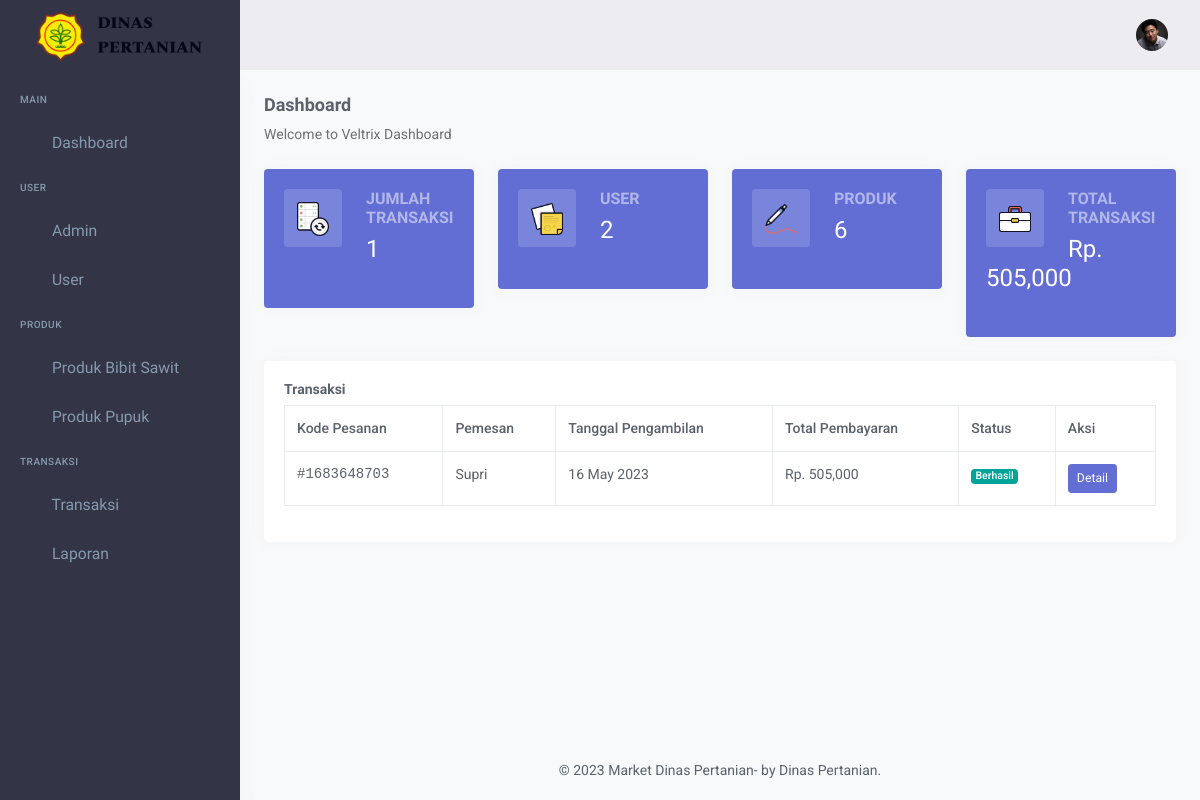
Screenshot of /index.php/admin/dashboard with the database file from the repository.
### tables this page shows
CREATE TABLE `transaksi` (
  `id` int(11) NOT NULL,
  `kode_pesanan` bigint(25) NOT NULL,
  `id_user` int(11) NOT NULL,
  `tgl_pengambilan` date NOT NULL,
  `status` enum('1','2','3') NOT NULL COMMENT '1 - menunggu pengambilan, 2 success, 3 gagal',
  `total` int(11) NOT NULL,
  `created_at` timestamp NOT NULL DEFAULT CURRENT_TIMESTAMP,
  `updated_at` timestamp NOT NULL DEFAULT CURRENT_TIMESTAMP ON UPDATE CURRENT_TIMESTAMP
);

### application/controllers/admin/Dashboard.php (called while the page is built, shortened)
<?php
class Dashboard extends CI_Controller {
	function __construct() {
		$this->load->model("M_admin");
	}
	public function index()
	{
		$data['countTransaksi'] = $this->M_admin->select_all('transaksi')->num_rows();
		$data['countUser'] = $this->M_admin->select_where('user', array('level' => 'u'))->num_rows();
		$data['countProduk'] = $this->M_admin->select_all('bibit')->num_rows() + $this->M_admin->select_all('pupuk')->num_rows();
		$data['totalTransaksi'] = $this->M_admin->select_select('sum(total) as sum_total', 'transaksi')->row_array();
        $data['transaksi'] = $this->M_admin->select_all('transaksi')->result_array();
        foreach ($data['transaksi'] as $key => $value) {
            $user = $this->M_admin->select_where('user', array('id' => $value['id_user']))->row_array();
            $data['transaksi'][$key]['nama_user'] = $user['nama'];
        }
        $this->load->view('admin/layout/header');
		$this->load->view('admin/dashboard', $data);
        $this->load->view('admin/layout/footer');
	}
}

### index.php (called while the page is built, shortened)
<?php
require_once BASEPATH.'core/CodeIgniter.php';

### application/models/M_admin.php (called while the page is built, shortened)
<?php
class M_admin extends CI_Model
{
    function select_all($table)
    {
        return $this->db->get($table);
    }
    function select_select($select, $table)
    {
        $this->db->select($select);
        return $this->db->get($table);
    }
}

### application/views/admin/dashboard.php (the view, shortened to what this page needs)
<div class="page-content">
    <div class="container-fluid">
        <div class="page-title-box">
            <div class="row align-items-center">
                <div class="col-md-8">
                    <h6 class="page-title">Dashboard</h6>
                    <ol class="breadcrumb m-0">
                        <li class="breadcrumb-item active">Welcome to Veltrix Dashboard</li>
                    </ol>
                </div>
            </div>
        </div>
        <div class="row">
            <div class="col-xl-3 col-md-6">
                <div class="card mini-stat bg-primary text-white">
                    <div class="card-body">
                        <div class="mb-4">
                            <div class="float-start mini-stat-img me-4">
                                <img src="<?php echo base_url(); ?>assets/admin/assets/images/services-icon/01.png" alt="">
                            </div>
                            <h5 class="font-size-16 text-uppercase text-white-50">Jumlah Transaksi</h5>
                            <h4 class="fw-medium font-size-24">
                                <?php echo number_format($countTransaksi); ?>
                            </h4>
                        </div>
                    </div>
                </div>
            </div>
            <div class="col-xl-3 col-md-6">
                <div class="card mini-stat bg-primary text-white">
                    <div class="card-body">
                        <div class="mb-4">
                            <div class="float-start mini-stat-img me-4">
                                <img src="<?php echo base_url(); ?>assets/admin/assets/images/services-icon/02.png" alt="">
                            </div>
                            <h5 class="font-size-16 text-uppercase text-white-50">User</h5>
                            <h4 class="fw-medium font-size-24">
                                <?php echo number_format($countUser); ?>
                            </h4>
                        </div>
                    </div>
                </div>
            </div>
            <div class="col-xl-3 col-md-6">
                <div class="card mini-stat bg-primary text-white">
                    <div class="card-body">
                        <div class="mb-4">
                            <div class="float-start mini-stat-img me-4">
                                <img src="<?php echo base_url(); ?>assets/admin/assets/images/services-icon/03.png" alt="">
                            </div>
                            <h5 class="font-size-16 text-uppercase text-white-50">Produk</h5>
                            <h4 class="fw-medium font-size-24">
                                <?php echo number_format($countProduk); ?>
                            </h4>
                        </div>
                    </div>
                </div>
            </div>
            <div class="col-xl-3 col-md-6">
                <div class="card mini-stat bg-primary text-white">
                    <div class="card-body">
                        <div class="mb-4">
                            <div class="float-start mini-stat-img me-4">
                                <img src="<?php echo base_url(); ?>assets/admin/assets/images/services-icon/04.png" alt="">
                            </div>
                            <h5 class="font-size-16 text-uppercase text-white-50">Total Transaksi</h5>
                            <h4 class="fw-medium font-size-24">
                                Rp. <?php echo number_format($totalTransaksi['sum_total']); ?>
                            </h4>
                        </div>
                    </div>
                </div>
            </div>
        </div>
        <div class="row">
            <div class="col-12">
                <div class="card">
                    <div class="card-body">
                        <h6 class="">Transaksi</h6>
                        <table id="datatable" class="table table-bordered dt-responsive nowrap" style="border-collapse: collapse; border-spacing: 0; width: 100%;">
                            <thead>
                                <tr>
                                    <th>Kode Pesanan</th>
                                    <th>Pemesan</th>
                                    <th>Tanggal Pengambilan</th>
                                    <th>Total Pembayaran</th>
                                    <th>Status</th>
                                    <th>Aksi</th>
                                </tr>
                            </thead>
                            <tbody>
                                <?php
                                foreach ($transaksi as $key => $value) {
                                ?>
                                <tr>
                                    <td style="font-family: Consolas, monaco, monospace;">#<?php echo $value['kode_pesanan']; ?></td>
                                    <td><?php echo $value['nama_user']; ?></td>
                                    <td><?php echo date('d F Y', strtotime($value['tgl_pengambilan'])); ?></td>
                                    <td>Rp. <?php echo number_format($value['total']); ?></td>
                                    <td>
                                        <?php
                                        switch ($value['status']) {
                                            case '2':
                                                echo '<span class="badge bg-success">Berhasil</span>';
                                                break;
                                        }
                                        ?>
                                    </td>
                                    <td>
                                        <a href="<?php echo base_url(); ?>admin/transaksi/show/<?php echo $value['id']; ?>" class="btn btn-sm btn-primary">Detail</a>
                                    </td>
                                </tr>
                                <?php
                                }
                                ?>
                            </tbody>
                        </table>
                    </div>
                </div>
            </div>
        </div>
    </div>
</div>

### rows the page displays
transaksi: kode_pesanan "1683648703", nama_user "Supri", tgl_pengambilan "16 May 2023", total "505,000", status "Berhasil"

### other values shown
$countTransaksi "1"
$countUser "2"
$countProduk "6"
$totalTransaksi['sum_total'] "505,000"
